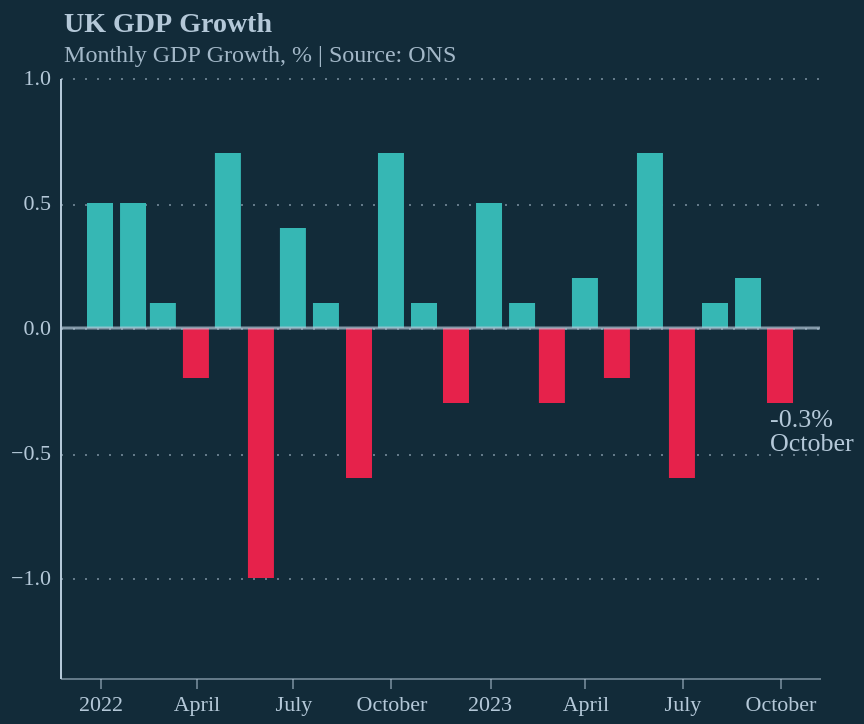

This figure's Vega-Lite source:
### Vega-Lite specification from a JSON file in a GitHub repository (floating-point values rounded to 4 significant figures)
{"config": {"view": {"continuousWidth": 300, "continuousHeight": 300, "stroke": null}, "background": "#122b39", "font": "Circular Std", "title": {"anchor": "start"}}, "layer": [{"data": {"name": "data-a27e518c829230e06c41de0ca7451307"}, "mark": {"type": "bar", "width": 13}, "encoding": {"color": {"condition": {"test": "(datum.value > 0)", "value": "#36b7b4"}, "value": "#e6224b"}, "x": {"axis": {"domainColor": "#b4c8d8", "domainOpacity": 0.5, "grid": false, "labelAngle": 0, "labelColor": "#b4c8d8", "labelFontSize": 11, "tickColor": "#b4c8d8", "tickCount": 10, "tickOpacity": 0.5, "title": null}, "field": "date", "scale": {"padding": 20}, "type": "temporal"}, "y": {"axis": {"domainColor": "#b4c8d8", "gridColor": "#b4c8d8", "gridDash": [1, 5], "gridOpacity": 0.5, "labelColor": "#b4c8d8", "labelFontSize": 11, "labelPadding": 5, "tickColor": "#b4c8d8", "tickCount": 7, "tickOpacity": 0.5, "ticks": false, "title": null}, "field": "value", "scale": {"padding": 35, "zero": false}, "type": "quantitative"}}, "title": {"text": "UK GDP Growth", "color": "#b4c8d8", "dx": 27, "fontSize": 14, "offset": 0, "subtitle": "Monthly GDP Growth, % | Source: ONS", "subtitleColor": "#b4c8d8E6", "subtitleFontSize": 12}}, {"data": {"name": "data-06fd9f850666401b4599de5588b60692"}, "mark": {"type": "rule", "color": "#b4c8d8", "opacity": 0.7, "size": 1.5}, "encoding": {"y": {"field": "y", "type": "quantitative"}}}, {"data": {"name": "data-006fce4b7a4c3739afd1a76ad97d1f8f"}, "mark": {"type": "text", "align": "left", "baseline": "middle", "color": "#b4c8d8", "dx": -5, "dy": 20, "fontSize": 13}, "encoding": {"text": {"field": "month", "type": "nominal"}, "x": {"field": "date", "type": "temporal"}, "y": {"field": "value", "type": "quantitative"}}}, {"data": {"name": "data-006fce4b7a4c3739afd1a76ad97d1f8f"}, "mark": {"type": "text", "align": "left", "baseline": "middle", "color": "#b4c8d8", "dx": -5, "dy": 8, "fontSize": 13}, "encoding": {"text": {"field": "text", "type": "nominal"}, "x": {"field": "date", "type": "temporal"}, "y": {"field": "value", "type": "quantitative"}}}], "height": 300, "width": 380, "$schema": "https://vega.github.io/schema/vega-lite/v5.16.3.json", "datasets": {"data-a27e518c829230e06c41de0ca7451307": [{"date": "2022-01-01T00:00:00", "month": "January", "value": 0.5, "year": "2022"}, {"date": "2022-02-01T00:00:00", "month": "February", "value": 0.5, "year": "2022"}, {"date": "2022-03-01T00:00:00", "month": "March", "value": 0.1, "year": "2022"}, {"date": "2022-04-01T00:00:00", "month": "April", "value": -0.2, "year": "2022"}, {"date": "2022-05-01T00:00:00", "month": "May", "value": 0.7, "year": "2022"}, {"date": "2022-06-01T00:00:00", "month": "June", "value": -1.0, "year": "2022"}, {"date": "2022-07-01T00:00:00", "month": "July", "value": 0.4, "year": "2022"}, {"date": "2022-08-01T00:00:00", "month": "August", "value": 0.1, "year": "2022"}, {"date": "2022-09-01T00:00:00", "month": "September", "value": -0.6, "year": "2022"}, {"date": "2022-10-01T00:00:00", "month": "October", "value": 0.7, "year": "2022"}, {"date": "2022-11-01T00:00:00", "month": "November", "value": 0.1, "year": "2022"}, {"date": "2022-12-01T00:00:00", "month": "December", "value": -0.3, "year": "2022"}, {"date": "2023-01-01T00:00:00", "month": "January", "value": 0.5, "year": "2023"}, {"date": "2023-02-01T00:00:00", "month": "February", "value": 0.1, "year": "2023"}, {"date": "2023-03-01T00:00:00", "month": "March", "value": -0.3, "year": "2023"}, {"date": "2023-04-01T00:00:00", "month": "April", "value": 0.2, "year": "2023"}, {"date": "2023-05-01T00:00:00", "month": "May", "value": -0.2, "year": "2023"}, {"date": "2023-06-01T00:00:00", "month": "June", "value": 0.7, "year": "2023"}, {"date": "2023-07-01T00:00:00", "month": "July", "value": -0.6, "year": "2023"}, {"date": "2023-08-01T00:00:00", "month": "August", "value": 0.1, "year": "2023"}, {"date": "2023-09-01T00:00:00", "month": "September", "value": 0.2, "year": "2023"}, {"date": "2023-10-01T00:00:00", "month": "October", "value": -0.3, "year": "2023"}], "data-06fd9f850666401b4599de5588b60692": [{"y": 0}], "data-006fce4b7a4c3739afd1a76ad97d1f8f": [{"date": "2023-10-01T00:00:00", "month": "October", "value": -0.3, "year": "2023", "text": "-0.3%"}]}}
